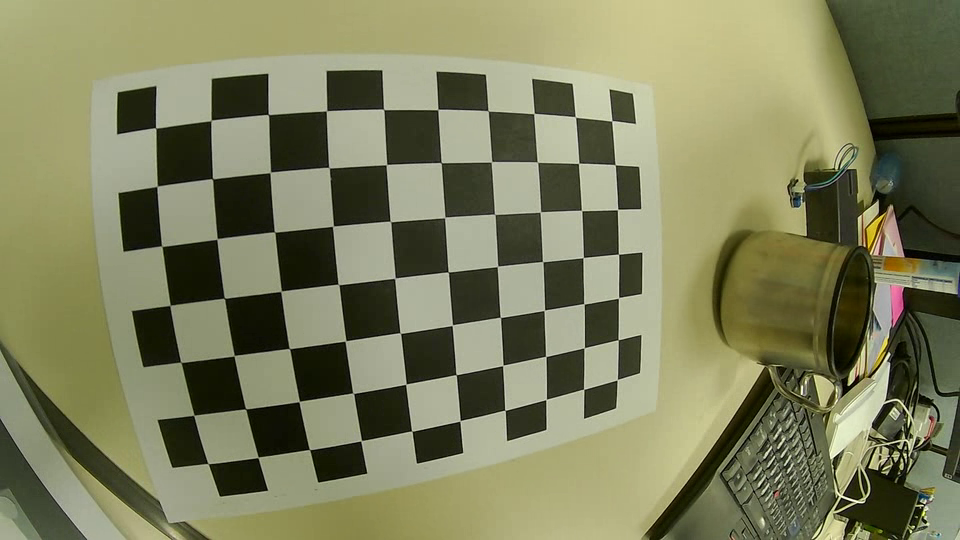
#> input picture data/image/chessboard_10.png, 960 x 540 px; its folder holds only this picture in this run
$ python camera_calibration.py
#> lines starting #> are read from the running program, lines starting #| are printed output that depends on the picture; long printed decimals are rounded
import numpy as np
import cv2 as cv
import glob


class ObjPoints:
    def __init__(self, board_pattern):
        self.board_pattern = board_pattern

    def initilize_ojb_points(self, len_img_points):
        obj_pts = [[c, r, 0] for r in range(self.board_pattern[1]) for c in range(self.board_pattern[0])]
        obj_points = [np.array(obj_pts, dtype=np.float32)] * len_img_points # Must be 'np.float32'
        return obj_points


class MakeData:
    def __init__(self, obj_pts, img_pts, board_pattern):
        self.obj_pts = obj_pts
        self.img_pts = img_pts
        self.board_pattern = board_pattern

    def split_data(self, split_type):
        obj_points_train = []
        img_points_train = []
        obj_points_test = []
        img_points_test = []

        selected_slice_train = []
        selected_slice_test = []

        if split_type == 1:
            for i in range(self.board_pattern[1]):
                for j in range (self.board_pattern[0]):
                    if i == 0 or i == self.board_pattern[1] - 1:
                        selected_slice_test.append(i * self.board_pattern[1] + j)
                    else:
                        selected_slice_train.append(i * self.board_pattern[0] + j)


        obj_points_train = [i[np.ix_(selected_slice_train)] for i in self.obj_pts]
        img_points_train = [i[np.ix_(selected_slice_train)] for i in self.img_pts]
        obj_points_test = [i[np.ix_(selected_slice_test)] for i in self.obj_pts]
        img_points_test = [i[np.ix_(selected_slice_test)] for i in self.img_pts]

        return obj_points_train, img_points_train, obj_points_test, img_points_test


class CameraModel:
    focal_length = ['f', 'fx_fy', 'f_cx_cy', 'fx_fy_cx_cy']
    distortion = ['k1', 'k1_k2', 'k1_k2_k3', 'k1_k2_p1_p2_k3']


class CalbrationFlag:
    def __init__(self):
        self.focal_length = {}

        self.focal_length['f']       = cv.CALIB_FIX_ASPECT_RATIO + cv.CALIB_FIX_PRINCIPAL_POINT
        self.focal_length['fx_fy']   = cv.CALIB_FIX_PRINCIPAL_POINT
        self.focal_length['f_cx_cy'] =  cv.CALIB_FIX_ASPECT_RATIO


        self.distortion = {}

        self.distortion['k1']       = cv.CALIB_FIX_K2 + cv.CALIB_FIX_K3  + cv.CALIB_ZERO_TANGENT_DIST
        self.distortion['k1_k2']    = cv.CALIB_FIX_K3  + cv.CALIB_ZERO_TANGENT_DIST
        self.distortion['k1_k2_k3'] = cv. CALIB_ZERO_TANGENT_DIST
        self.distortion['no']       = cv.CALIB_FIX_K1 + cv.CALIB_FIX_K2 + cv.CALIB_FIX_K3  + cv.CALIB_ZERO_TANGENT_DIST


    def make_cali_flag(self, focal_length, distortion):
        if distortion == 'k1_k2_p1_p2_k3' and focal_length == 'fx_fy_cx_cy':
            return None
        elif focal_length == 'fx_fy_cx_cy':
            return self.distortion[distortion]
        elif distortion == 'k1_k2_p1_p2_k3':
            return self.focal_length[focal_length]
        else:
            return self.focal_length[focal_length] + self.distortion[distortion]


def load_img(input_path):
#> called with input_path = 'data/image/'
    img_select = []
    files = glob.glob(input_path + '*.png')
    for file in files:
        img = cv.imread(file)
#> img is the input picture: shape (540, 960, 3); mean B, G, R 92.7, 126.8, 125.3
        img_select.append(img)
    return img_select


def find_chessboard_conners(images, board_pattern):

    # Find 2D corner points from given images
    img_points = []
    for img in images:
        gray = cv.cvtColor(img, cv.COLOR_BGR2GRAY)
        complete, pts = cv.findChessboardCorners(gray, board_pattern)
        if complete:
            criteria = cv.TERM_CRITERIA_EPS + cv.TERM_CRITERIA_MAX_ITER, 30, 0.001
            corners = cv.cornerSubPix(gray, pts, (11,11), (-1,-1), criteria)
            img_points.append(corners)
    assert len(img_points) > 0

    # Calibrate the camera
    return img_points, gray.shape


def calibrate(train_obj_points, train_img_points, img_size, K=None, dist=None, flag_cali=None):
    return cv.calibrateCamera(train_obj_points, train_img_points, img_size[::-1], cameraMatrix=K, distCoeffs=dist, flags=flag_cali)


def cal_error(obj_points, img_points, rvecs, tvecs, K, dist):
    mean_error = 0
    for i in range(len(obj_points)):
        reproj_img_points, _ = cv.projectPoints(obj_points[i], rvecs[i], tvecs[i], K, dist)
        error = cv.norm(img_points[i], reproj_img_points, cv.NORM_L2)/len(reproj_img_points)
        mean_error += error

    return mean_error/len(obj_points)


if __name__ == '__main__':
    input_file = 'data/image/'
    chessboard_pattern = (10, 7)

    images = load_img(input_file)
#> images = 1 item
    img_points, img_size = find_chessboard_conners(images, chessboard_pattern)
#> the loop in find_chessboard_conners, `for img in images:` made 1 pass
#> (complete, criteria) on pass 1: (True, (3, 30, 0.001))
#> pass 1, in find_chessboard_conners, `gray = cv.cvtColor(img, cv.COLOR_BGR2GRAY)`:
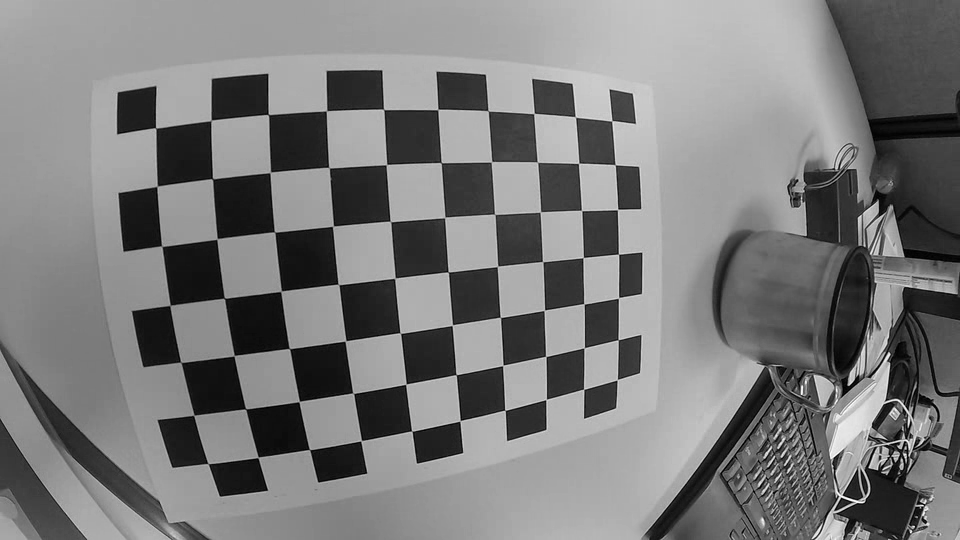
#> gray: shape (540, 960); min 0, max 254, mean 122.4
#> img_points = 1 item; img_size = (540, 960)

    obj_3d = ObjPoints(chessboard_pattern)

    obj_points= obj_3d.initilize_ojb_points(len(img_points))
#> obj_points = 1 item
    data_maker = MakeData(obj_points, img_points, chessboard_pattern)
    train_obj_points, train_img_points, test_obj_points, test_img_points = data_maker.split_data(split_type=1)
#> train_obj_points = 1 item; train_img_points = 1 item; test_obj_points = 1 item; test_img_points = 1 item


    # TRAIN
    config_camera = CameraModel()
    best_choice_f = 0
    best_choice_dist = 0
    final_train_error = 0
    final_test_error = 0
    best_ratio = 100
    best_K = 0
    best_coeff = 0


    for f in config_camera.focal_length:
        for dist in config_camera.distortion:
            flag_cal = CalbrationFlag()
            flags_calibrate = flag_cal.make_cali_flag(focal_length=f, distortion=dist)
            rms_train, K_train, dist_train, rvecs_train, tvecs_train = calibrate(train_obj_points, train_img_points,
                                                                                img_size, flag_cali=flags_calibrate)
            # TEST
            train_error = cal_error(train_obj_points, train_img_points, rvecs_train, tvecs_train, K_train, dist_train)
            test_error = cal_error(test_obj_points, test_img_points, rvecs_train, tvecs_train, K_train, dist_train)
            ratio = train_error + test_error


        if ratio < best_ratio:
            best_ratio = ratio
            best_choice_f = f
            best_choice_dist = dist
            final_train_error = train_error
            final_test_error = test_error
            best_K = K_train
            best_dist = dist_train
#> this loop made 4 passes
#> best_ratio on passes 1 to 3: 0.254, 0.173, 0.109
#> after the loop, best_K = [[428.2, 0, 476.9], [0, 428.2, 288.7], [0, 0, 1]]; best_choice_dist = 'k1_k2_p1_p2_k3'; best_choice_f = 'f_cx_cy'; best_dist = [[-0.293, 0.13, -0.000557, 0.000532, -0.0358]]; best_ratio = 0.109; final_test_error = 0.0784; final_train_error = 0.0307

    print(best_ratio)
#| 0.1091
    print('focal length: ', best_choice_f)
#| focal length:  f_cx_cy
    print('distortion: ', best_choice_dist)
#| distortion:  k1_k2_p1_p2_k3
    print('final_train_error: ', final_train_error)
#| final_train_error:  0.03066
    print('final_test_error: ', final_test_error)
#| final_test_error:  0.07841
    print('Distortion: ', best_dist)
#| Distortion:  [[-0.2933  0.1301 -0.0005573  0.0005318 -0.03583]]
    print('Camera matrix: ', K_train)

$ run again, on data/image/chessboard_16.png
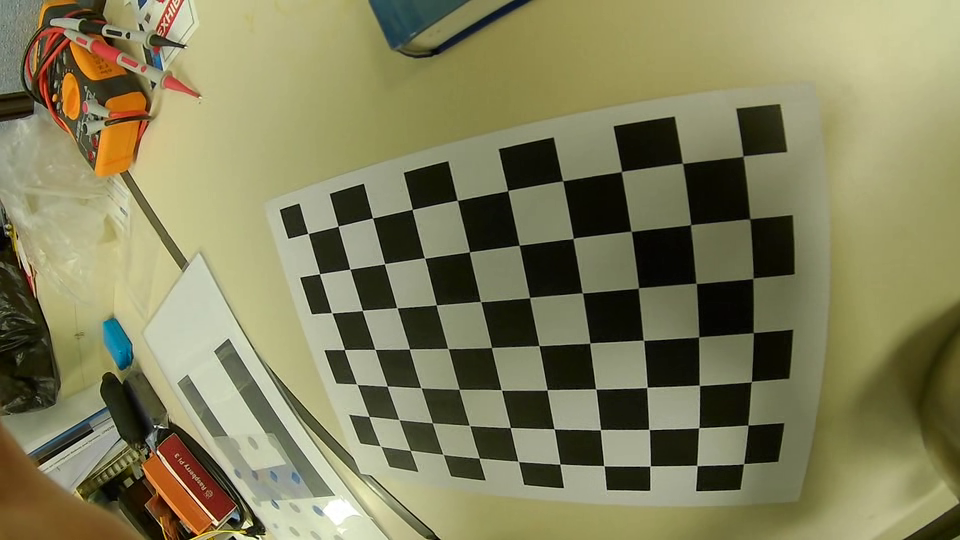
#> input picture data/image/chessboard_16.png, 960 x 540 px
#> in load_img, img is the input picture: shape (540, 960, 3); mean B, G, R 91, 126.8, 129.4
#> images = 1 item
#> the loop in find_chessboard_conners, `for img in images:` made 1 pass
#> (complete, criteria) on pass 1: (True, (3, 30, 0.001))
#> pass 1, in find_chessboard_conners, `gray = cv.cvtColor(img, cv.COLOR_BGR2GRAY)`:
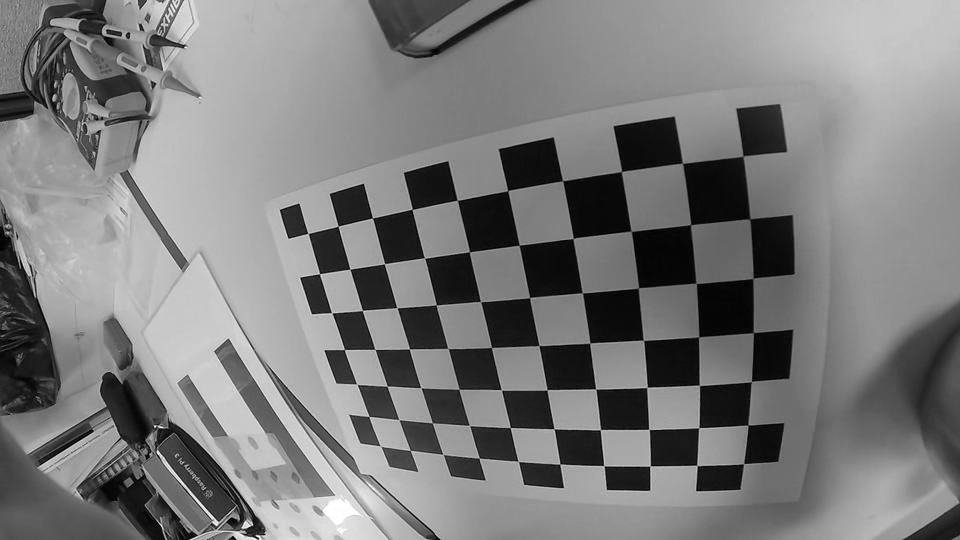
#> gray: shape (540, 960); min 0, max 255, mean 123.5
#> `img_points, img_size = find_chessboard_conners(images, chessboard_patt..`: img_size = (540, 960)
#> obj_points = 1 item
#> the loop `for f in config_camera.focal_length:` made 4 passes
#> best_ratio on passes 1 to 3: 0.154, 0.126, 0.103
#> after the loop `for f in config_camera.focal_length:`: best_K = [[436.9, 0, 474.5], [0, 436.9, 286.7], [0, 0, 1]]; best_choice_dist = 'k1_k2_p1_p2_k3'; best_choice_f = 'f_cx_cy'; best_dist = [[-0.337, 0.212, 0.00131, 0.00237, -0.0988]]; best_ratio = 0.103; final_test_error = 0.0697; final_train_error = 0.0338
#| 0.1034
#| focal length:  f_cx_cy
#| distortion:  k1_k2_p1_p2_k3
#| final_train_error:  0.03376
#| final_test_error:  0.06965
#| Distortion:  [[-0.3368  0.2123   0.001311  0.002368 -0.09878]]

$ run again, on data/image/chessboard_17.png
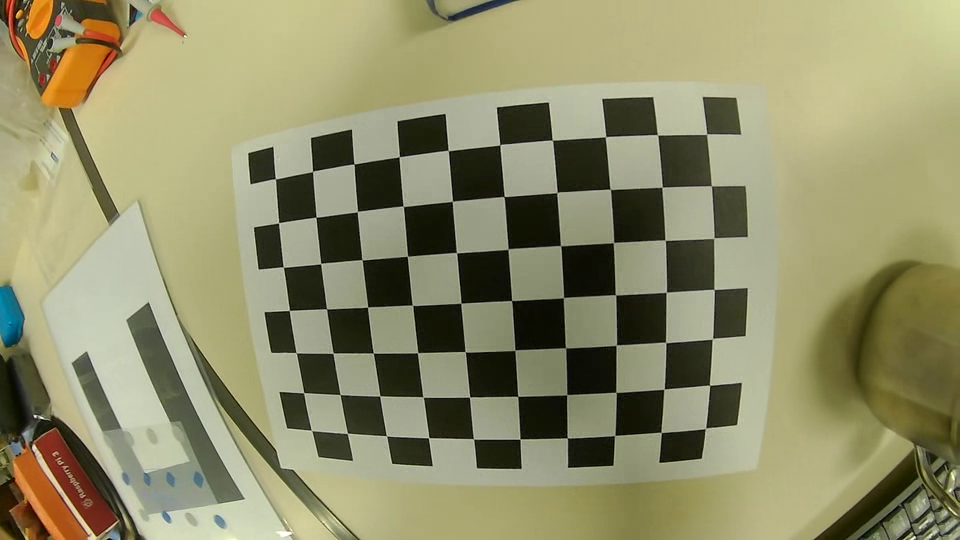
#> input picture data/image/chessboard_17.png, 960 x 540 px
#> in load_img, img is the input picture: shape (540, 960, 3); mean B, G, R 105.5, 141.4, 143.4
#> images = 1 item
#> the loop in find_chessboard_conners, `for img in images:` made 1 pass
#> (complete, criteria) on pass 1: (True, (3, 30, 0.001))
#> pass 1, in find_chessboard_conners, `gray = cv.cvtColor(img, cv.COLOR_BGR2GRAY)`:
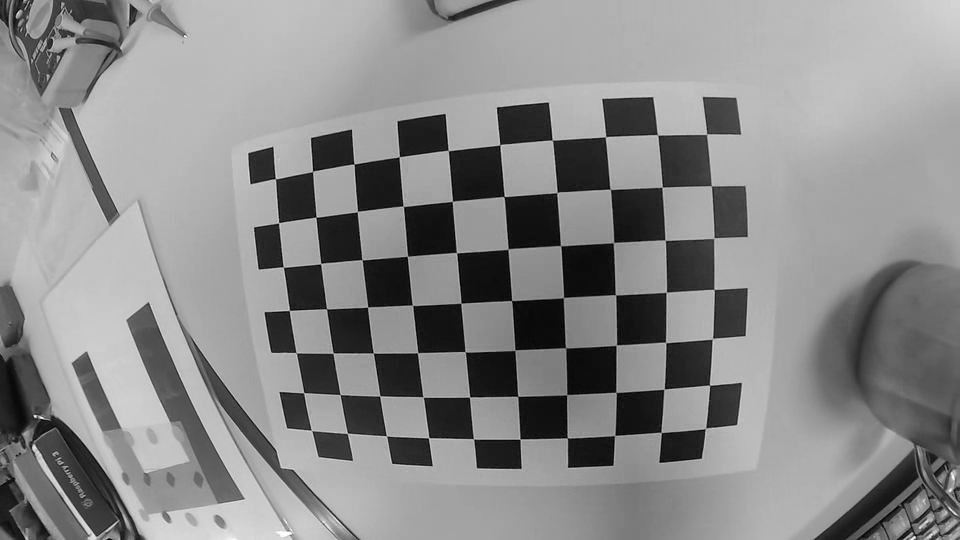
#> gray: shape (540, 960); min 0, max 255, mean 137.9
#> `img_points, img_size = find_chessboard_conners(images, chessboard_patt..`: img_size = (540, 960)
#> obj_points = 1 item
#> the loop `for f in config_camera.focal_length:` made 4 passes
#> best_ratio on passes 1, 3, 4: 0.114, 0.0868, 0.0828
#> after the loop `for f in config_camera.focal_length:`: best_K = [[486.7, 0, 464.2], [0, 485, 297.4], [0, 0, 1]]; best_choice_dist = 'k1_k2_p1_p2_k3'; best_choice_f = 'fx_fy_cx_cy'; best_dist = [[-0.398, 0.29, -0.00664, 0.00884, -0.225]]; best_ratio = 0.0828; final_test_error = 0.0548; final_train_error = 0.028
#| 0.08283
#| focal length:  fx_fy_cx_cy
#| distortion:  k1_k2_p1_p2_k3
#| final_train_error:  0.02803
#| final_test_error:  0.0548
#| Distortion:  [[-0.3983  0.2897 -0.006639  0.008839 -0.2247]]

$ run again, on data/image/chessboard_18.png
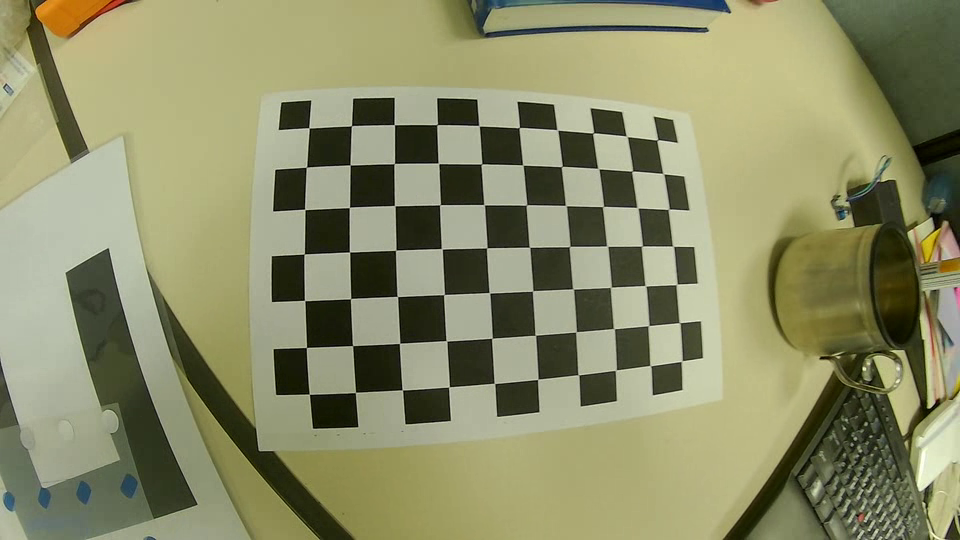
#> input picture data/image/chessboard_18.png, 960 x 540 px
#> in load_img, img is the input picture: shape (540, 960, 3); mean B, G, R 104.1, 140.5, 139.4
#> images = 1 item
#> the loop in find_chessboard_conners, `for img in images:` made 1 pass
#> (complete, criteria) on pass 1: (True, (3, 30, 0.001))
#> pass 1, in find_chessboard_conners, `gray = cv.cvtColor(img, cv.COLOR_BGR2GRAY)`:
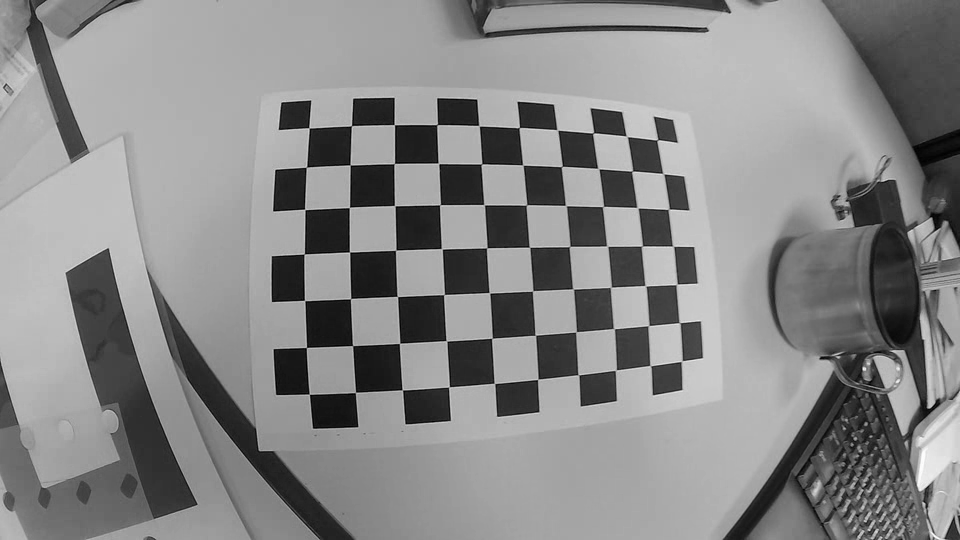
#> gray: shape (540, 960); min 0, max 254, mean 136
#> `img_points, img_size = find_chessboard_conners(images, chessboard_patt..`: img_size = (540, 960)
#> obj_points = 1 item
#> the loop `for f in config_camera.focal_length:` made 4 passes
#> best_ratio on passes 1 to 4: 0.139, 0.0834, 0.0722, 0.0696
#> after the loop `for f in config_camera.focal_length:`: best_K = [[308.7, 0, 456], [0, 307.8, 294.1], [0, 0, 1]]; best_choice_dist = 'k1_k2_p1_p2_k3'; best_choice_f = 'fx_fy_cx_cy'; best_dist = [[-0.165, 0.062, -0.00237, 0.00819, -0.029]]; best_ratio = 0.0696; final_test_error = 0.0451; final_train_error = 0.0245
#| 0.06956
#| focal length:  fx_fy_cx_cy
#| distortion:  k1_k2_p1_p2_k3
#| final_train_error:  0.0245
#| final_test_error:  0.04505
#| Distortion:  [[-0.1653  0.06205 -0.002374   0.008188  -0.02902]]

$ run again, on data/image/chessboard_12.png
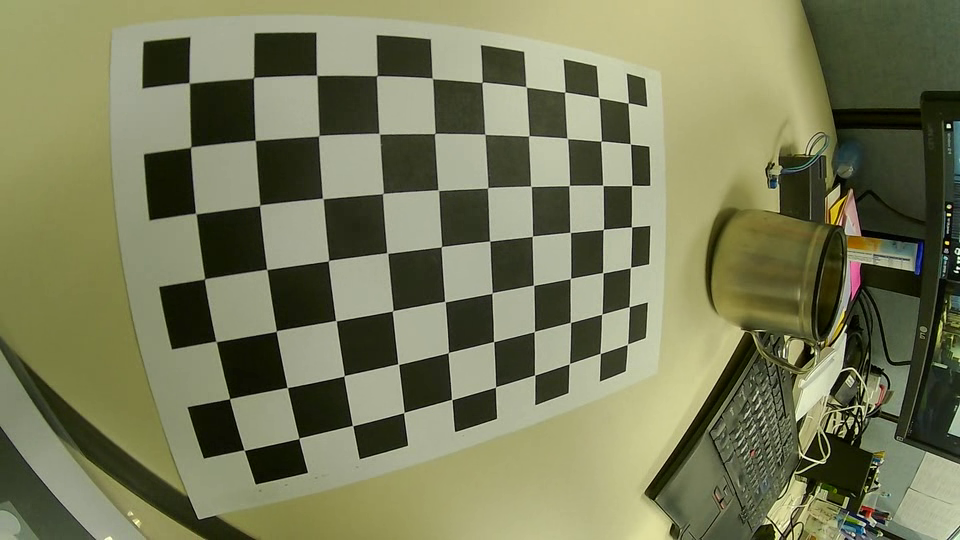
#> input picture data/image/chessboard_12.png, 960 x 540 px
#> in load_img, img is the input picture: shape (540, 960, 3); mean B, G, R 89.3, 122.2, 119.8
#> images = 1 item
#> the loop in find_chessboard_conners, `for img in images:` made 1 pass
#> (complete, criteria) on pass 1: (True, (3, 30, 0.001))
#> pass 1, in find_chessboard_conners, `gray = cv.cvtColor(img, cv.COLOR_BGR2GRAY)`:
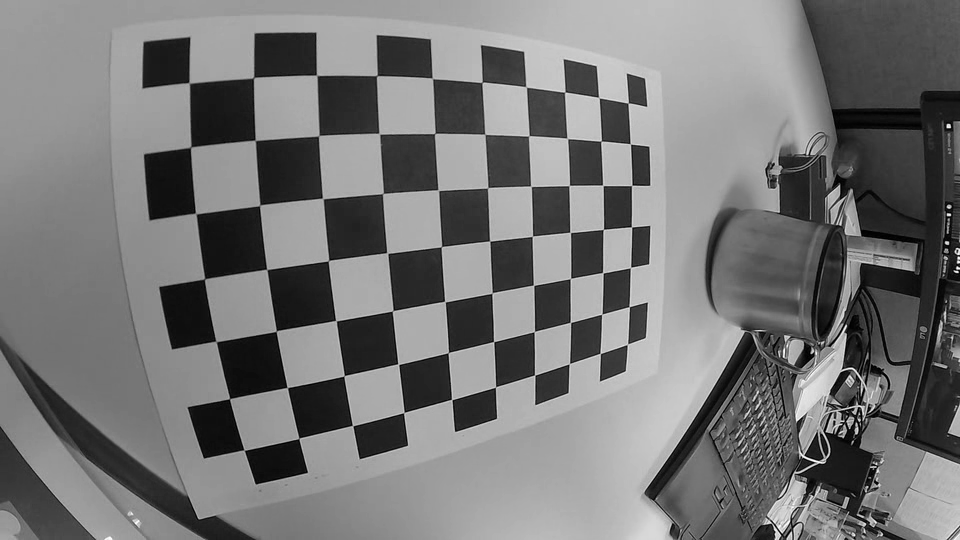
#> gray: shape (540, 960); min 0, max 255, mean 117.7
#> `img_points, img_size = find_chessboard_conners(images, chessboard_patt..`: img_size = (540, 960)
#> obj_points = 1 item
#> the loop `for f in config_camera.focal_length:` made 4 passes
#> best_ratio on passes 1 to 4: 0.304, 0.207, 0.124, 0.118
#> after the loop `for f in config_camera.focal_length:`: best_K = [[413.8, 0, 458.8], [0, 410.5, 286.9], [0, 0, 1]]; best_choice_dist = 'k1_k2_p1_p2_k3'; best_choice_f = 'fx_fy_cx_cy'; best_dist = [[-0.271, 0.114, 0.000846, 0.00682, -0.0249]]; best_ratio = 0.118; final_test_error = 0.0873; final_train_error = 0.0307
#| 0.1179
#| focal length:  fx_fy_cx_cy
#| distortion:  k1_k2_p1_p2_k3
#| final_train_error:  0.03068
#| final_test_error:  0.08726
#| Distortion:  [[-0.2712  0.1137   0.0008458  0.006824 -0.02489]]
